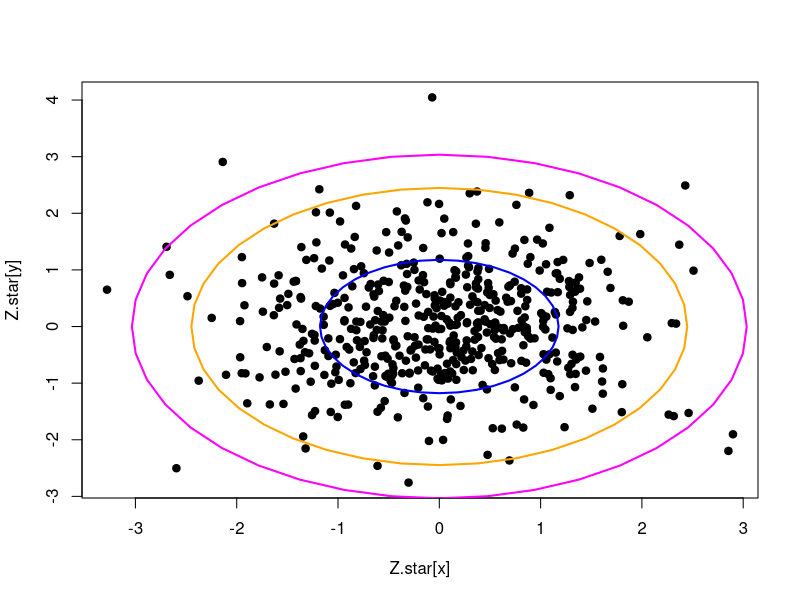

Generate this figure with R:
set.seed(666)
Z.star <- replicate(1E3,sum(runif(12)-0.5))

#fazer aquele grafico dos pontinhos
#desenhar no plano onde esta 50, 95, 99% da densidade de Z.star com elipses 
x<- sample(1:1000,size=500)
y<- seq(1,1000,1)[!(1:1000 %in% x)]
plot(Z.star[x],Z.star[y],pch=19)
#nesse caso, serão circunferências já que Z.star[x] e Z.star[y] 
#são identicamente distribuídas
#X=R*cos(T) , Y= R*sin(T)
cartesiano <- function(r,t){
  list(x= r*cos(t), y= r*sin(t))
}

#Usando os resultados do Bernardo, a funcao de distribuicao acumulada
#de R é: F(r)= 1 - exp(-(r^2)/2)
#além disso, a funcao quantilica é:
qR <- function(p){
  return( sqrt(-2*log(1-p)) )
}

draw.circle <- function(raio,cor="black"){
  theta <- seq(0,2*pi,0.05*pi)
  coords <- cartesiano(r=raio,t=theta)
  lines(coords$x,coords$y, col=cor,lwd=2)
}
#p/ 50%:
qR(.5) |> draw.circle(cor="blue")
#p/ 95%:
qR(.95) |> draw.circle(cor="orange")
#p/ 99%:
qR(.99) |> draw.circle(cor="magenta")

# no caso de normais não-padrão o raio será proporcional ao desvio padrão
